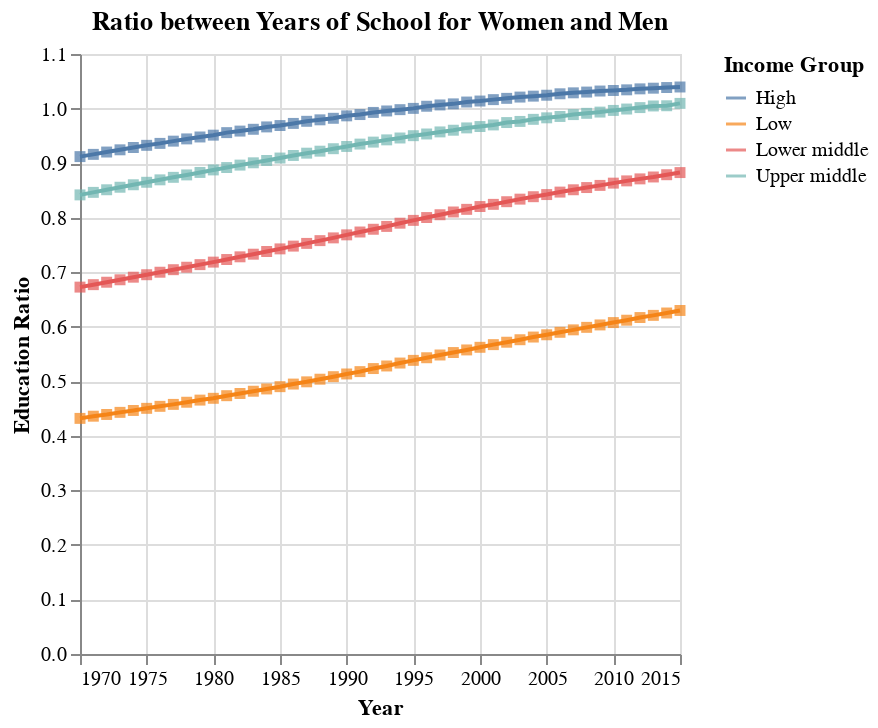

Here is the notebook cell this chart was saved with:
### Markdown cell above
<div class="alert alert-info" style="color:black">

### Question 3.1
rubric={accuracy:2,quality:1,viz:2}

<h4>
Python
</h4>
<ol type="1">
<li>Compute a new column in your dataframe that represents the ratio between the number of years in school for women and men (calculate it so that the value 1 means as many years for both, and 0.5 means half as many for women compared to men).</li>
<li>Filter the dataframe to only contain value from 1970 - 2015, since those are the years where the education data has been recorded. Again you can either create a new variable or perform the filtering as you pass the data to the plotting function.</li>
<li>Create a line plot showing how the ratio of women’s of men’s years in school has changed over time. Group the data by income group and plot the mean for each group.</li>
<li>Use layering to add a square mark for every data point in your line plot (so one per yearly mean in each group).</li>
</ol>

</div>

### Code cell
# YOUR PYTHON ANSWER GOES HERE
# Convert relevant columns to numeric data type and filtering year
gm_filter = gapminder_data[gapminder_data['year'].dt.year.between(1970, 2015)].copy()
gm_filter['school_ratio'] = (pd.to_numeric(gm_filter['years_in_school_women'])) / (pd.to_numeric(gm_filter['years_in_school_men']))
gm_aggregated = gm_filter.groupby(['year', 'income_group'])['school_ratio'].mean().reset_index()

ratio_line_plot = alt.layer(alt.Chart(gm_aggregated, title = "Ratio between Years of School for Women and Men").mark_line(),
                            alt.Chart(gm_aggregated).mark_square()
                           ).encode(x=alt.X('year:T', title = "Year"),
                                    y=alt.Y('school_ratio:Q', title = "Education Ratio"),
                                    color = alt.Color('income_group:N', title = "Income Group"))
ratio_line_plot

### Figure 1 — Vega-Lite specification as saved in the notebook (floating-point values rounded to 4 significant figures; data arrays with more than 128 entries replaced by an {"elided": "..."} marker saying what was removed)
{"$schema": "https://vega.github.io/schema/vega-lite/v5.20.1.json", "config": {"view": {"continuousHeight": 300, "continuousWidth": 300}}, "data": {"name": "data-d1ebad01469d35e047954334c38f506c"}, "datasets": {"data-d1ebad01469d35e047954334c38f506c": {"elided": "184 records"}}, "encoding": {"color": {"field": "income_group", "title": "Income Group", "type": "nominal"}, "x": {"field": "year", "title": "Year", "type": "temporal"}, "y": {"field": "school_ratio", "title": "Education Ratio", "type": "quantitative"}}, "layer": [{"mark": {"type": "line"}, "title": "Ratio between Years of School for Women and Men"}, {"mark": {"type": "square"}}]}
